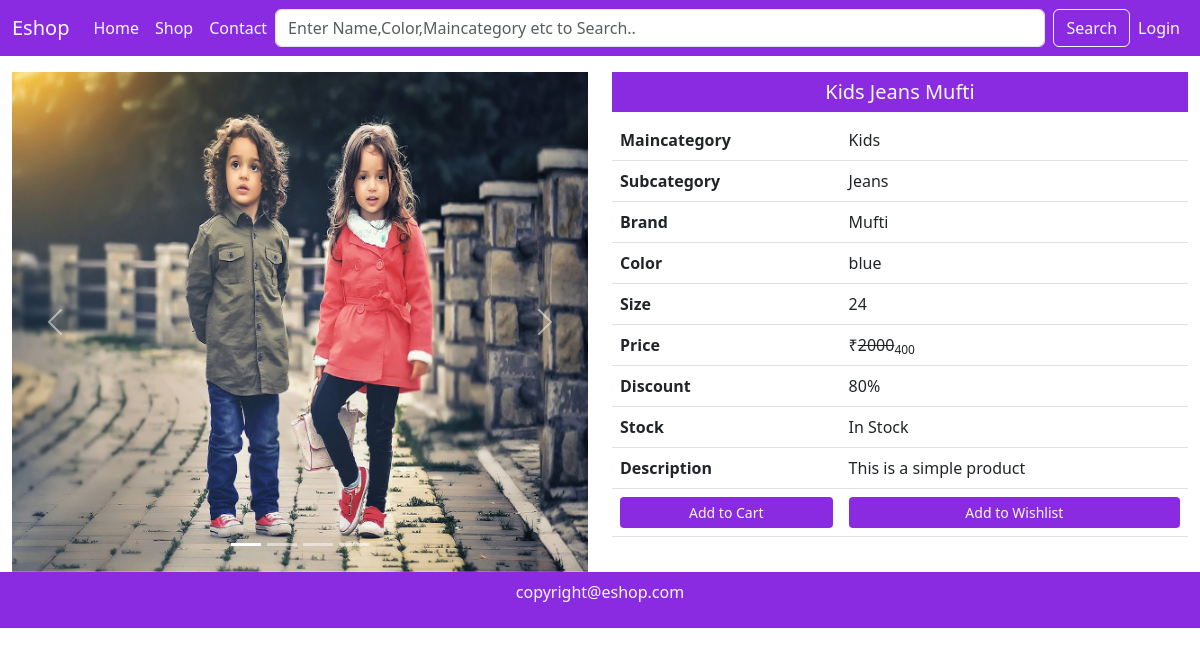
Screenshot of /single-product/3/ with the database file from the repository.
### mainapp/models.py (models this page shows, shortened)
class Product(models.Model):
    id = models.AutoField(primary_key=True)
    name = models.CharField(max_length=50)
    maincategory = models.ForeignKey(Maincategory, on_delete=models.CASCADE)
    subcategory = models.ForeignKey(Subcategory, on_delete=models.CASCADE)
    brand = models.ForeignKey(Brand, on_delete=models.CASCADE)
    color = models.CharField(max_length=20)
    size = models.CharField(max_length=20)
    stock = models.CharField(
        max_length=20, default="In Stock", null=True, blank=True)
    description = models.TextField()
    baseprice = models.IntegerField()
    discount = models.IntegerField(default=0, null=True, blank=True)
    finalprice = models.IntegerField()
    pic1 = models.ImageField(
        upload_to="uploads", default="", null=True, blank=True)
    pic2 = models.ImageField(
        upload_to="uploads", default="", null=True, blank=True)
    pic3 = models.ImageField(
        upload_to="uploads", default="", null=True, blank=True)
    pic4 = models.ImageField(
        upload_to="uploads", default="", null=True, blank=True)

class Maincategory(models.Model):
    id = models.AutoField(primary_key=True)
    name = models.CharField(max_length=20)
    def __str__(self):
        return self.name

class Subcategory(models.Model):
    id = models.AutoField(primary_key=True)
    name = models.CharField(max_length=20)
    def __str__(self):
        return self.name

class Brand(models.Model):
    id = models.AutoField(primary_key=True)
    name = models.CharField(max_length=20)
    def __str__(self):
        return self.name

### mainapp/views.py (the view)
# urls.py: path('single-product/<int:id>/', views.singleProduct),
def singleProduct(Request, id):
    data = Product.objects.get(id=id)
    return render(Request, "single-product.html", {'data': data})

### mainapp/templates/single-product.html (shortened to what this page needs)
{% extends 'index.html' %}
{% block content %}
<div class="container-fluid mt-3">
    <div class="row">
        <div class="col-md-6 col-12">
            <div id="carouselExampleIndicators" class="carousel slide" data-bs-ride="true">
                <div class="carousel-indicators">
                    <button type="button" data-bs-target="#carouselExampleIndicators" data-bs-slide-to="0"
                        class="active" aria-current="true" aria-label="Slide 1"></button>
                    <button type="button" data-bs-target="#carouselExampleIndicators" data-bs-slide-to="1"
                        aria-label="Slide 2"></button>
                    <button type="button" data-bs-target="#carouselExampleIndicators" data-bs-slide-to="2"
                        aria-label="Slide 3"></button>
                    <button type="button" data-bs-target="#carouselExampleIndicators" data-bs-slide-to="3"
                        aria-label="Slide 4"></button>
                </div>
                <div class="carousel-inner">
                    <div class="carousel-item active">
                        <img src="{{data.pic1.url}}" height="500px" class="d-block w-100" alt="...">
                    </div>
                </div>
                <button class="carousel-control-prev" type="button" data-bs-target="#carouselExampleIndicators"
                    data-bs-slide="prev">
                    <span class="carousel-control-prev-icon" aria-hidden="true"></span>
                </button>
                <button class="carousel-control-next" type="button" data-bs-target="#carouselExampleIndicators"
                    data-bs-slide="next">
                    <span class="carousel-control-next-icon" aria-hidden="true"></span>
                </button>
            </div>
        </div>
        <div class="col-md-6 col-12">
            <h5 class="background text-light text-center p-2">{{data.name}}</h5>
            <div class="table-responsive">
                <table class="table">
                    <tr>
                        <th>Maincategory</th>
                        <td>{{data.maincategory}}</td>
                    </tr>
                    <tr>
                        <th>Subcategory</th>
                        <td>{{data.subcategory}}</td>
                    </tr>
                    <tr>
                        <th>Brand</th>
                        <td>{{data.brand}}</td>
                    </tr>
                    <tr>
                        <th>Color</th>
                        <td>{{data.color}}</td>
                    </tr>
                    <tr>
                        <th>Size</th>
                        <td>{{data.size}}</td>
                    </tr>
                    <tr>
                        <th>Price</th>
                        <td>&#8377;<del>{{data.baseprice}}</del><sub>{{data.finalprice}}</sub></td>
                    </tr>
                    <tr>
                        <th>Discount</th>
                        <td>{{data.discount}}%</td>
                    </tr>
                    <tr>
                        <th>Stock</th>
                        <td>{{data.stock}}</td>
                    </tr>
                    <tr>
                        <th>Description</th>
                        <td>{{data.description}}</td>
                    </tr>
                    <tr>
                        <th><a href="/add-to-cart/{{data.id}}" class="btn background text-light mybtn w-100 btn-sm">Add
                                to Cart</a></th>
                        <td><a href="/add-to-wishlist/{{data.id}}"
                                class="btn background text-light mybtn w-100 btn-sm">Add to Wishlist</a></td>
                    </tr>
                </table>
            </div>
        </div>
    </div>
</div>
{% endblock content %}

### mainapp/static/css/style.css (style rules this page uses)
.background { background-color: blueviolet; }

### rows the page displays
Product: pic1 (picture), name "Kids Jeans Mufti", maincategory "Kids", subcategory "Jeans", brand "Mufti", color "blue", size "24", baseprice "2000", finalprice "400", discount "80", stock "In Stock", description "This is a simple product"
